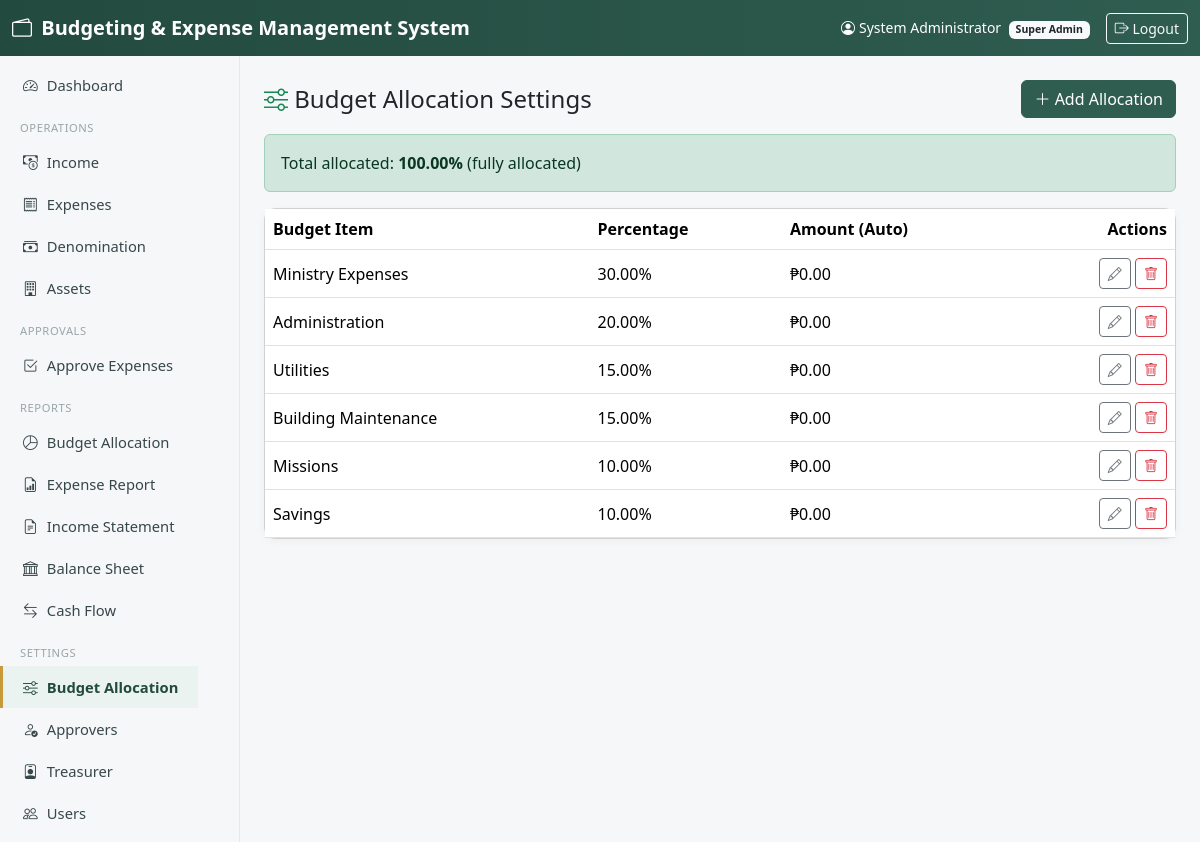
The app's page /settings/budget_allocation.php (signed in) with its own data.
### tables this page shows
CREATE TABLE budget_allocations (
    id INT AUTO_INCREMENT PRIMARY KEY,
    item_name VARCHAR(150) NOT NULL,
    percentage DECIMAL(5,2) NOT NULL,
    is_active TINYINT(1) DEFAULT 1,
    created_at TIMESTAMP DEFAULT CURRENT_TIMESTAMP,
    updated_at TIMESTAMP DEFAULT CURRENT_TIMESTAMP ON UPDATE CURRENT_TIMESTAMP
);

### includes/functions.php (called while the page is built, shortened)
<?php
function h($str) {
    return htmlspecialchars($str ?? '', ENT_QUOTES, 'UTF-8');
}
function money($amount) {
    return CURRENCY . number_format((float)$amount, 2);
}

### settings/budget_allocation.php (the view, shortened to what this page needs)
<?php
require __DIR__ . '/../config/config.php';
require __DIR__ . '/../includes/functions.php';
$items = $pdo->query("SELECT * FROM budget_allocations WHERE is_active=1 ORDER BY percentage DESC")->fetchAll();
$totalPct = array_sum(array_column($items, 'percentage'));
$totalIncome = (float)$pdo->query("SELECT COALESCE(SUM(amount),0) FROM income")->fetchColumn();
require __DIR__ . '/../includes/header.php';
?>
<div class="d-flex justify-content-between align-items-center mb-3">
  <h4 class="mb-0"><i class="bi bi-sliders text-success"></i> Budget Allocation Settings</h4>
  <button class="btn btn-brand" data-bs-toggle="modal" data-bs-target="#addModal"><i class="bi bi-plus-lg"></i> Add Allocation</button>
</div>
<div class="alert <?= abs($totalPct-100) < 0.01 ? 'alert-success' : 'alert-warning' ?>">
  Total allocated: <b><?= number_format($totalPct,2) ?>%</b>
  <?= abs($totalPct-100) < 0.01 ? '(fully allocated)' : '(' . number_format(100-$totalPct,2) . '% remaining to reach 100%)' ?>
</div>
<div class="card">
  <div class="table-responsive">
    <table class="table table-hover mb-0 align-middle">
      <thead><tr><th>Budget Item</th><th>Percentage</th><th>Amount (Auto)</th><th class="text-end">Actions</th></tr></thead>
      <tbody>
      <?php foreach ($items as $item): $amt = $totalIncome * ($item['percentage']/100); ?>
        <tr>
          <td><?= h($item['item_name']) ?></td>
          <td><?= number_format($item['percentage'],2) ?>%</td>
          <td><?= money($amt) ?></td>
          <td class="text-end">
            <button class="btn btn-sm btn-outline-secondary" data-bs-toggle="modal" data-bs-target="#editModal<?= $item['id'] ?>"><i class="bi bi-pencil"></i></button>
            <form method="post" class="d-inline" onsubmit="return confirm('Delete this allocation item?');">
              <button class="btn btn-sm btn-outline-danger"><i class="bi bi-trash"></i></button>
            </form>
          </td>
        </tr>
      <?php endforeach; ?>
      </tbody>
    </table>
  </div>
</div>
<?php require __DIR__ . '/../includes/footer.php'; ?>

### public/css/style.css (style rules this page uses)
:root { --brand: #2f5d50; --brand-dark: #234a3f; --brand-light: #eaf3f0; --accent: #c99a3c; }
body { background: #f5f7f8; font-family: 'Segoe UI', system-ui, -apple-system, sans-serif; }
.card { border-radius: 12px; box-shadow: 0 2px 10px rgba(0,0,0,0.04); }
.btn-brand { background: var(--brand); border-color: var(--brand); color: #fff; }
table.table thead { background: var(--brand-light); }

### records on screen
budget_allocations: item_name "Ministry Expenses", percentage "30.00", amt "₱0.00"
budget_allocations: item_name "Administration", percentage "20.00", amt "₱0.00"
budget_allocations: item_name "Utilities", percentage "15.00", amt "₱0.00"
budget_allocations: item_name "Building Maintenance", percentage "15.00", amt "₱0.00"
budget_allocations: item_name "Missions", percentage "10.00", amt "₱0.00"
budget_allocations: item_name "Savings", percentage "10.00", amt "₱0.00"

### other values on screen
APP_NAME "Budgeting & Expense Management System"
$user['name'] "System Administrator"
str_replace('_', ' ', ucwords($user['role'], '_')) "Super Admin"
$totalPct "100.00"
